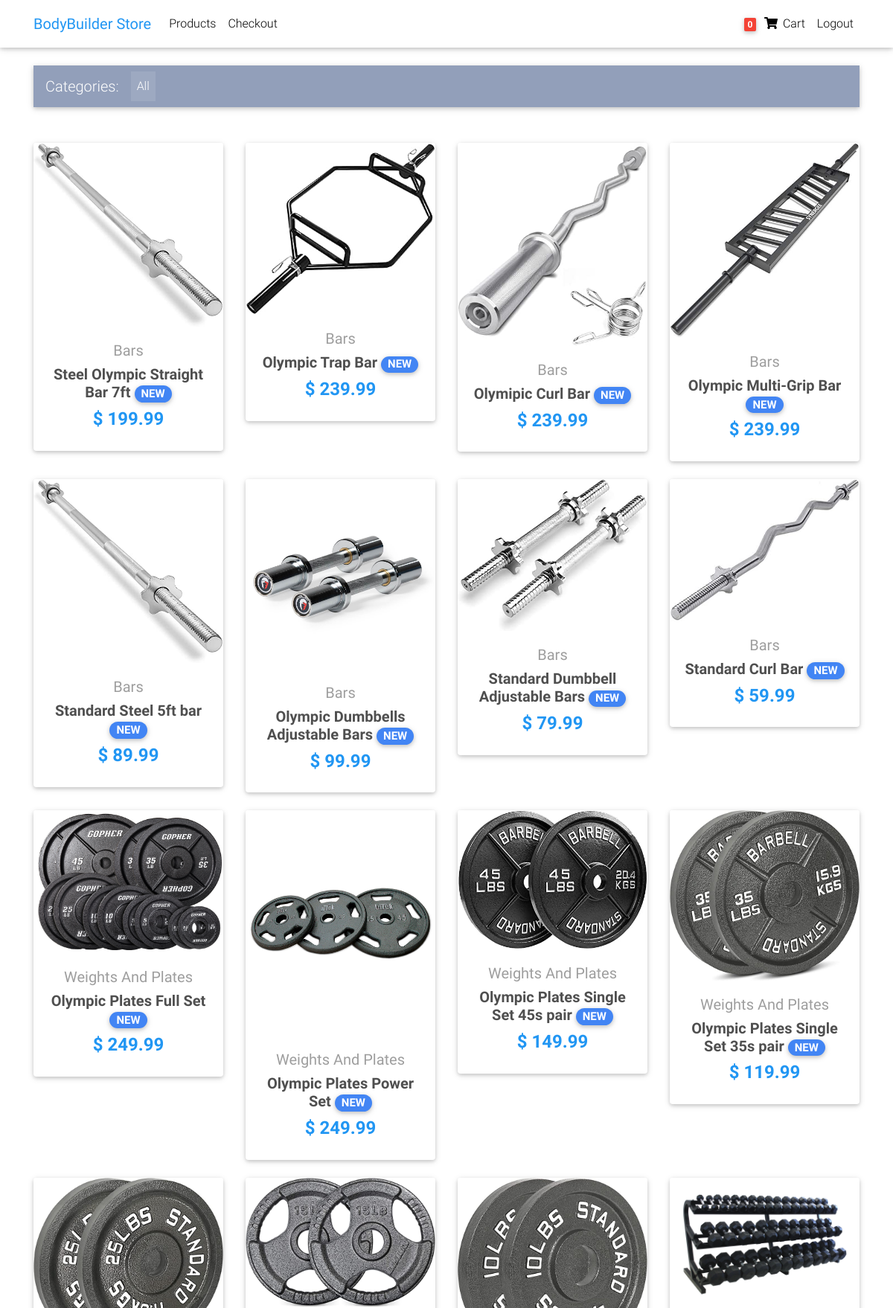
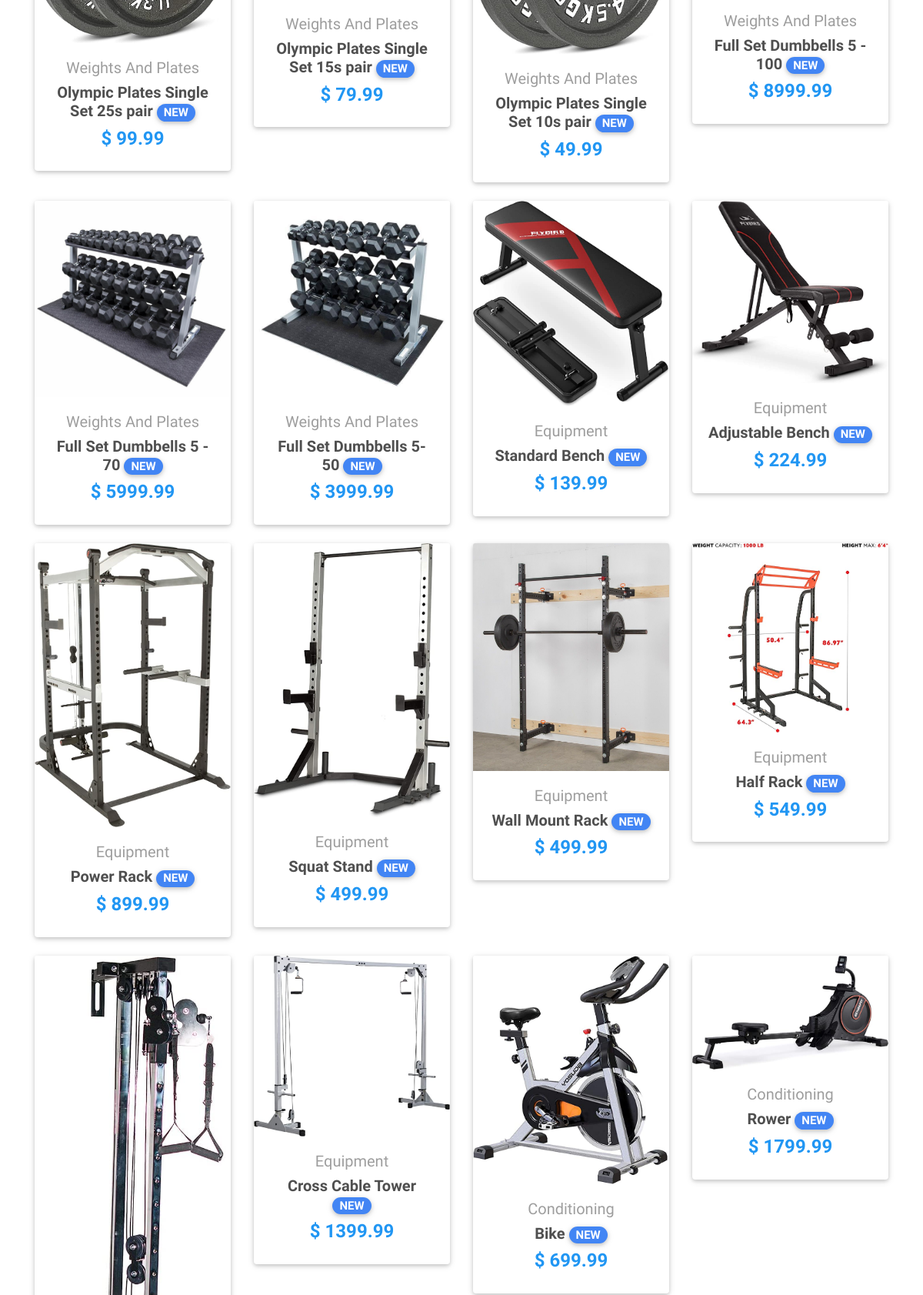
The app's page /products (signed in, upper part) with its own data (2 pictures, top to bottom).
### core/models.py (models this page shows, shortened)
class Item(models.Model):
    title = models.CharField(max_length=100)
    price = models.DecimalField(max_digits=6, decimal_places=2)
    discount_price = models.DecimalField(max_digits=6, decimal_places=2, blank=True, null=True)
    category = models.CharField(choices=CATEGORY_CHOICES, max_length=2)
    label = models.CharField(choices=LABEL_CHOICES, max_length=2)
    slug = models.SlugField()
    description = models.TextField()
    image = models.ImageField(blank=True, null=True)
    def get_absolute_url(self):
        return reverse("core:product", kwargs={
            'slug': self.slug
        })

### core/views.py (the view)
# urls.py: path('products', ProductsView.as_view(), name='products'),
class ProductsView(ListView):
    model = Item
    paginate_by = 50
    template_name = "products.html"

### core/templatetags/cart_template_tags.py (called while the page is built)
@register.filter
def cart_item_count(user):
    if user.is_authenticated:
        qs = Order.objects.filter(user=user, ordered=False)
        if qs.exists():
            return qs[0].items.count()
    return 0

### core/templates/products.html (shortened to what this page needs)
{% extends "base.html" %}
{% block content %}
    <main>
        <div class="container">
        <nav class="navbar navbar-expand-lg navbar-dark mdb-color lighten-3 mt-3 mb-5">
            <span class="navbar-brand">Categories:</span>
            <div class="collapse navbar-collapse" id="basicExampleNav">
            <ul class="navbar-nav mr-auto">
                <li class="nav-item active">
                <a class="nav-link" href="#">All
                </a>
                </li>
            </ul>
            </div>
        </nav>
        <section class="text-center mb-4">
            <div class="row wow fadeIn">
            {% for item in object_list %}
            <div class="col-lg-3 col-md-6 mb-4">
                <div class="card">
                    <div class="view overlay">
                        <img class="card-img-top" src="{{ item.image.url }}" alt="image">
                    </div>
                    <div class="card-body text-center">
                        <a href="" class="grey-text">
                        <h5>{{item.get_category_display}}</h5>
                        </a>
                        <h5>
                        <strong>
                            <a href="{{ item.get_absolute_url }}" class="dark-grey-text">{{item.title}}
                            <span class="badge badge-pill {{item.get_label_display}}-color">NEW</span>
                            </a>
                        </strong>
                        </h5>
                        <h4 class="font-weight-bold blue-text">
                        <strong>$
                            {% if item.discount_price %}
                            {{item.discount_price}}
                            {% else %}
                            {{item.price}}
                            {% endif%}
                        </strong>
                        </h4>
                    </div>
                </div>
            </div>
            {% endfor %}
            </div>
        </section>
        </div>
    </main>
    {% endblock content %}

### core/templates/navbar.html (shortened to what this page needs)
{% load cart_template_tags %}
<nav class="navbar fixed-top navbar-expand-lg navbar-light white scrolling-navbar">
    <div class="container">
        <a class="navbar-brand waves-effect" href="/" target="_self">
            <strong class="blue-text">BodyBuilder Store</strong>
        </a>
        <div class="collapse navbar-collapse" id="navbarSupportedContent">
            <ul class="navbar-nav mr-auto">
                <li class="nav-item">
                    <a class="nav-link waves-effect" href="/products" target="_self">Products</a>
                </li>
                {% if request.user.is_authenticated %}
                <li class="nav-item">
                    <a class="nav-link waves-effect" href="/checkout" target="_self">Checkout</a>
                </li>
                {% else %}
                <li class="nav-item">
                </li>
                {% endif %}
            </ul>
            <ul class="navbar-nav nav-flex-icons">
                {% if request.user.is_authenticated %}
                <li class="nav-item">
                    <a href="{% url 'core:order-summary' %}" class="nav-link waves-effect">
                    <span class="badge red z-depth-1 mr-1"> {{ request.user | cart_item_count }} </span>
                    <i class="fas fa-shopping-cart"></i>
                    <span class="clearfix d-none d-sm-inline-block"> Cart </span>
                    </a>
                </li>
                <li class="nav-item">
                    <a class="nav-link waves-effect" href="{% url 'account_logout' %}">
                    <span class="clearfix d-none d-sm-inline-block">Logout</span>
                    </a>
                </li>
                {% endif %}
            </ul>
        </div>
    </div>
</nav>

### core/templates/base.html (style rules this page uses)
html, body, header, .carousel { height: 60vh; }

### records on screen
Item: image (picture), category "Bars", title "Steel Olympic Straight Bar 7ft", price "199.99"
Item: image (picture), category "Bars", title "Olympic Trap Bar", discount_price "239.99"
Item: image (picture), category "Bars", title "Olymipic Curl Bar", discount_price "239.99"
Item: image (picture), category "Bars", title "Olympic Multi-Grip Bar", discount_price "239.99"
Item: image (picture), category "Bars", title "Standard Steel 5ft bar", discount_price "89.99"
Item: image (picture), category "Bars", title "Olympic Dumbbells Adjustable Bars", discount_price "99.99"
Item: image (picture), category "Bars", title "Standard Dumbbell Adjustable Bars", discount_price "79.99"
Item: image (picture), category "Bars", title "Standard Curl Bar", discount_price "59.99"
Item: image (picture), category "Weights And Plates", title "Olympic Plates Full Set", discount_price "249.99"
Item: image (picture), category "Weights And Plates", title "Olympic Plates Power Set", price "249.99"
Item: image (picture), category "Weights And Plates", title "Olympic Plates Single Set 45s pair", price "149.99"
Item: image (picture), category "Weights And Plates", title "Olympic Plates Single Set 35s pair", price "119.99"
Item: image (picture), category "Weights And Plates", title "Olympic Plates Single Set 25s pair", price "99.99"
Item: image (picture), category "Weights And Plates", title "Olympic Plates Single Set 15s pair", price "79.99"
Item: image (picture), category "Weights And Plates", title "Olympic Plates Single Set 10s pair", price "49.99"
Item: image (picture), category "Weights And Plates", title "Full Set Dumbbells 5 - 100", discount_price "8999.99"
Item: image (picture), category "Weights And Plates", title "Full Set Dumbbells 5 - 70", discount_price "5999.99"
Item: image (picture), category "Weights And Plates", title "Full Set Dumbbells 5-50", discount_price "3999.99"
Item: image (picture), category "Equipment", title "Standard Bench", discount_price "139.99"
Item: image (picture), category "Equipment", title "Adjustable Bench", discount_price "224.99"
Item: image (picture), category "Equipment", title "Power Rack", discount_price "899.99"
Item: image (picture), category "Equipment", title "Squat Stand", price "499.99"
Item: image (picture), category "Equipment", title "Wall Mount Rack", price "499.99"
Item: image (picture), category "Equipment", title "Half Rack", discount_price "549.99"
Item: image (picture)
Item: image (picture), category "Equipment", title "Cross Cable Tower", discount_price "1399.99"
Item: image (picture), category "Conditioning", title "Bike", price "699.99"
Item: image (picture), category "Conditioning", title "Rower", discount_price "1799.99"

### other values on screen
{{ request.user | cart_item_count }} "0"
